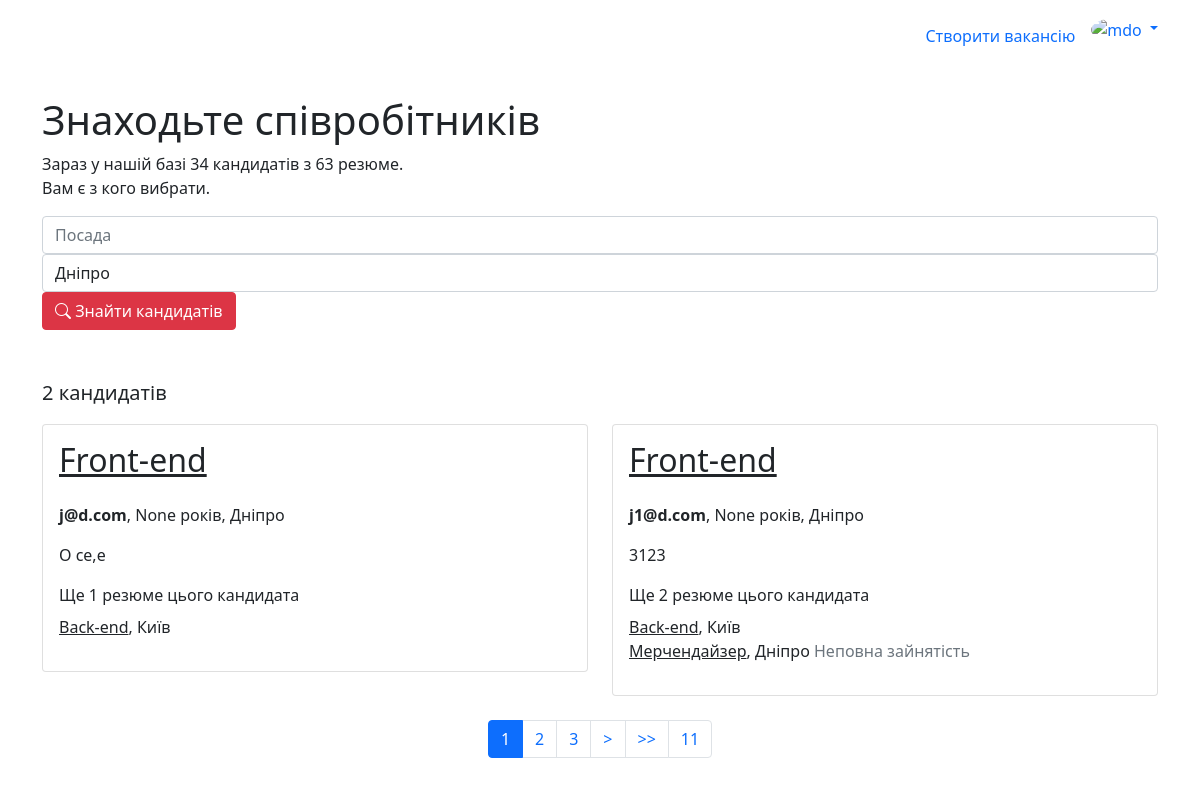
The page /resume/list/ (signed in) on the database its author committed.
### resume/models.py (models this page shows)
class Resume(models.Model):
    position = models.ForeignKey(JobPosition, on_delete=models.DO_NOTHING)
    employment_type = models.CharField(max_length=20, choices=EMPLOYMENT_TYPE, null=True)
    salary = models.CharField(max_length=100)
    description = HTMLField()
    skills = models.ManyToManyField(JobSkill)
    region = models.CharField('Регіон', max_length=2, choices=REGIONS, null=False)
    phone_number = models.CharField(max_length=100)
    email = models.EmailField()
    created_by = models.ForeignKey(User, on_delete=models.CASCADE, related_name='my_resumes')
    objects = CustomBaseManager()

### main/models.py (models this page shows, shortened)
class JobPosition(models.Model):
    title = models.CharField(max_length=100)

### user/models.py (models this page shows, shortened)
class User(AbstractUser):
    region = models.CharField('Регіон', max_length=2, choices=REGIONS, null=False)
    auth_complete = models.BooleanField(default=True)
    age = models.IntegerField(null=True)
    phone_number = models.CharField(max_length=100)
    saved_resumes = models.ManyToManyField('resume.Resume', related_name='saved_by')
    saved_vacancies = models.ManyToManyField('vacancy.Vacancy', related_name='saved_by')
    def is_employer(self) -> bool:
        return self.groups.filter(name = UserRole.EMPLOYER).exists()

### resume/views.py (the view)
# urls.py: path('list/', ResumeListView.as_view(), name='list'),
class ResumeListView(ListView):
    model = Resume
    template_name = 'resume/resume-list.html'
    context_object_name = 'result'
    paginate_by = 2
    def get_queryset(self):
        search_form = MainSearchForm(self.request.GET)
        filtered_qs: QuerySet = self.get_filters_qs(
            search_form['position'].value(),
            search_form['region'].value()
        )
        grouped_qs = filtered_qs.values('created_by').annotate(resumes_count=Count('id'))
        resume_list = []
        for group in grouped_qs:
            user_id = group['created_by']
            resume = filtered_qs.filter(created_by__pk=user_id).first()
            other_resumes = list(Resume.objects
                .filter(created_by__pk=user_id)
                .exclude(id=resume.id))
            resume_list.append({
                'other_resumes': other_resumes,
                'resume': resume,
            })
        return resume_list
    def get_context_data(self, **kwargs):
        context = super().get_context_data(**kwargs)
        total_users = User.objects.filter(groups__name=UserRole.JOB_SEEKER).count()
        total_resumes = Resume.objects.count()
        base_context = Utils.html_context(self.request, context={
            'total_users': total_users,
            'total_resumes': total_resumes,
            'search_form': MainSearchForm(self.request.GET, initial={
                'region': 'dp'
            }),
            'save_resume_btn': self.request.user.is_authenticated and self.request.user.is_employer(),
            'show_subheader': True
        })
        return {
            **context,
            **base_context
        }
    def get_filters_qs(self, position, region):
        filtered_qs = Resume.objects.filter(
                position__title__icontains=position,
                region=region
            )
        if self.request.user.is_authenticated:
            filtered_qs = annotate_is_resume_saved_to_user(filtered_qs, self.request.user)
        return filtered_qs

### main/forms.py (shortened to what this page needs)
class MainSearchForm(Form):
    position = CharField(
        required=False,
        widget=TextInput(attrs={
            'class': 'form-control position-control',
            'placeholder': 'Посада',
        })
    )
    region = ChoiceField(
        choices=REGIONS,
        widget=Select(
            attrs={
                'class': 'form-control position-control',
                'placeholder': 'Регіон'
            },
        )
    )

### main/models.py (called while the page is built, shortened)
    def _clean_q_objects(self, args):
        new_args = []
        return new_args

    def filter(self, *args, **kwargs):
        filters = {key: value for key, value in kwargs.items() if value is not None}
        cleaned_args = self._clean_q_objects(args)
        return super().filter(*cleaned_args, **filters)

### main/templatetags/custom-tags.py (called while the page is built)
@register.filter(name='region')
def region(value):
    if not isinstance(value, str):
        return value
    r = [item[1] for item in REGIONS if item[0] == value][0]
    return r or value

@register.filter(name='employment_type')
def employment_type(value):
    if not isinstance(value, str):
        return value
    r = [item[1] for item in EMPLOYMENT_TYPE if item[0] == value][0]
    return r or value

### resume/views.py (called while the page is built)
def annotate_is_resume_saved_to_user(qs: QuerySet, user) -> QuerySet:
    return qs.annotate(is_saved=Case(
        When(saved_by=user, then=Value(True)),
        default=Value(False),
        output_field=BooleanField(),
    ))

### utils.py (called while the page is built)
    @staticmethod
    def html_context(request: HttpRequest, context = {}):
        auth_user = None
        if request.user.is_authenticated:
            auth_user = {
                'email': request.user.email,
                'username': request.user.username,
                'role': str(UserRole.EMPLOYER) if request.user.is_employer() else str(UserRole.JOB_SEEKER)
            }
        return {
            'auth_user': auth_user,
            **context
        }

### resume/templates/resume/resume-list.html
{% extends 'main/base-employer.html' %}
{% load custom-tags %}
{% block index_content %}
  <div class="row">
    <div class="col-12 lead">
      {{ result|length }} кандидатів
    </div>
  </div>
  <div class="row mt-3 grid-multi-row per-row-2">
  {% for r in result %}
      <div class="col-6">
        {% include 'main/components/resume-simple-card.html' with resume=r.resume other_resumes=r.other_resumes show_others="true" show_save=save_resume_btn %}
      </div>
  {% endfor %}
  </div>
  {% include 'main/components/pagination.html' with page_obj=page_obj paginator=paginator %}
{% endblock %}

### main/templates/main/components/resume-simple-card.html (shortened to what this page needs)
{% load custom-tags %}
<div class="card with-hover">
  <div class="card-body">
    <div class="card-title d-flex align-items-center justify-content-between">
      <h2><a href="{% url 'resume:view' resume.id %}" class="text-dark">{{ resume.position.title }}</a></h2>
    </div>
    <strong>{{ resume.created_by.username }}</strong>,
    {{ resume.created_by.age }} років,
    {{ resume.region|region }}
    <div class="my-3">{{ resume.description|striptags|truncatewords:15 }}</div>
    {% if show_others and other_resumes|length > 0 %}
      <p class="mb-2">Ще {{ other_resumes|length }} резюме цього кандидата</p>
      <ul class="list-unstyled">
        {% for r in other_resumes %}
        <li>
          <a href="{% url 'resume:view' r.id %}" class="text-dark">{{ r.position.title }}</a>,
          {{ r.region|region }}
          {% if r.employment_type %}
            <span class="text-muted">{{ r.employment_type|employment_type }}</span>
          {% endif %}
        </li>
        {% endfor %}
      </ul>
    {% endif %}
  </div>
</div>

### rows shown on the page
Resume: position "Front-end", created_by.username "j@d.com", created_by.age "None", region|region "Дніпро", description "O ce,e", other_resumes "1"
Resume: position "Back-end", region|region "Київ"
Resume: position "Front-end", created_by.username "j1@d.com", created_by.age "None", region|region "Дніпро", description "3123", other_resumes "2"
Resume: position "Back-end", region|region "Київ"
Resume: position "Мерчендайзер", region|region "Дніпро", employment_type|employment_type "Неповна зайнятість"

### other values the page prints
{{ total_users }} "34"
{{ total_resumes }} "63"
{{ result|length }} "2"
{{ p }} "1"
{{ p }} "2" "3"
{{ paginator.num_pages }} "11"
